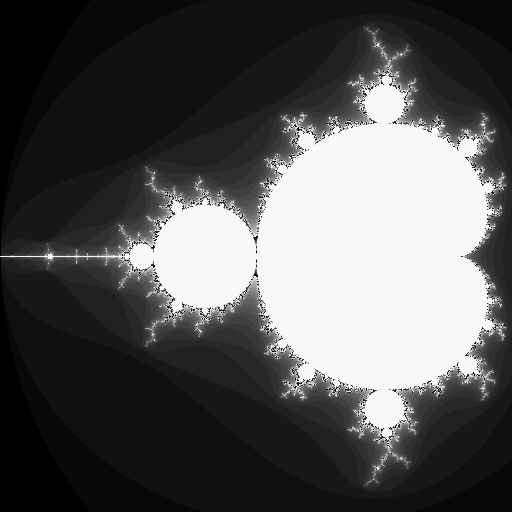

This chart was generated by the following Python code:
# needs PIL image library: "pip install pillow"

from PIL import Image

maxCount = 255
imgSize = (512, 512)
reRange = (-2.0, 0.5)
imRange = (-1.25, 1.25)
reStep = (reRange[1] - reRange[0]) / float(imgSize[0])
imStep = (imRange[1] - imRange[0]) / float(imgSize[1])

def iterate(z0):
    count = 0
    z = z0
    while abs(z) <= 2.0 and count < maxCount:
        z = z ** 2 + z0
        count += 1
    return count

def draw(img):
    for y in range(imgSize[1]):
        for x in range(imgSize[0]):
            re = reRange[0] + reStep * x
            im = imRange[0] + imStep * y
            count = iterate(complex(re, im))
            r = (count * 8) & 255
            g = r
            b = r
            img.putpixel((x, y), (r, g, b))

img = Image.new('RGB', imgSize)
draw(img)
img.save('mandelbrot.png')
